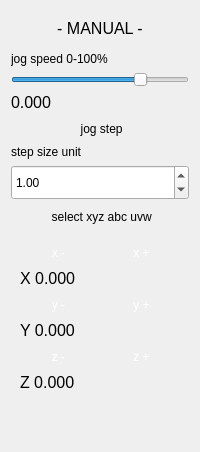
           <widget class="QWidget" name="page_manual">
            <layout class="QGridLayout" name="gridLayout_10">
             <item row="0" column="0">
              <layout class="QGridLayout" name="gridLayout_jog_settings">
               <item row="0" column="0" colspan="3">
                <widget class="QLabel" name="label_4">
                 <property name="minimumSize">
                  <size>
                   <width>0</width>
                   <height>35</height>
                  </size>
                 </property>
                 <property name="font">
                  <font>
                   <pointsize>12</pointsize>
                  </font>
                 </property>
                 <property name="text">
                  <string>- MANUAL -</string>
                 </property>
                 <property name="alignment">
                  <set>Qt::AlignCenter</set>
                 </property>
                </widget>
               </item>
               <item row="5" column="0" colspan="3">
                <widget class="QLabel" name="label">
                 <property name="text">
                  <string>step size unit</string>
                 </property>
                </widget>
               </item>
               <item row="3" column="0" colspan="3">
                <widget class="QLabel" name="label_jog_velocity">
                 <property name="font">
                  <font>
                   <pointsize>12</pointsize>
                  </font>
                 </property>
                 <property name="text">
                  <string>0.000</string>
                 </property>
                </widget>
               </item>
               <item row="4" column="0" colspan="3">
                <widget class="QToolButton" name="toolButton_jog_step">
                 <property name="sizePolicy">
                  <sizepolicy hsizetype="Preferred" vsizetype="Fixed">
                   <horstretch>0</horstretch>
                   <verstretch>0</verstretch>
                  </sizepolicy>
                 </property>
                 <property name="text">
                  <string> jog step</string>
                 </property>
                 <property name="icon">
                  <iconset resource="icons.qrc">
                   <normaloff>:/pictures/btn_25_25.png</normaloff>
                   <normalon>:/pictures/btn_25_25_in_green.png</normalon>:/pictures/btn_25_25.png</iconset>
                 </property>
                 <property name="iconSize">
                  <size>
                   <width>35</width>
                   <height>35</height>
                  </size>
                 </property>
                 <property name="checkable">
                  <bool>true</bool>
                 </property>
                 <property name="toolButtonStyle">
                  <enum>Qt::ToolButtonTextBesideIcon</enum>
                 </property>
                 <property name="autoRaise">
                  <bool>true</bool>
                 </property>
                </widget>
               </item>
               <item row="2" column="0" colspan="3">
                <widget class="QSlider" name="horizontalSlider_jog_velocity">
                 <property name="maximum">
                  <number>100</number>
                 </property>
                 <property name="value">
                  <number>75</number>
                 </property>
                 <property name="orientation">
                  <enum>Qt::Horizontal</enum>
                 </property>
                </widget>
               </item>
               <item row="6" column="0" colspan="3">
                <widget class="QDoubleSpinBox" name="doubleSpinBox_stepsize">
                 <property name="minimumSize">
                  <size>
                   <width>0</width>
                   <height>35</height>
                  </size>
                 </property>
                 <property name="maximum">
                  <double>10000.000000000000000</double>
                 </property>
                 <property name="singleStep">
                  <double>0.100000000000000</double>
                 </property>
                 <property name="value">
                  <double>1.000000000000000</double>
                 </property>
                </widget>
               </item>
               <item row="7" column="0" colspan="3">
                <widget class="QToolButton" name="toolButton_jog_select_xyz_abc_uvw">
                 <property name="sizePolicy">
                  <sizepolicy hsizetype="Preferred" vsizetype="Fixed">
                   <horstretch>0</horstretch>
                   <verstretch>0</verstretch>
                  </sizepolicy>
                 </property>
                 <property name="text">
                  <string> select xyz abc uvw</string>
                 </property>
                 <property name="icon">
                  <iconset resource="icons.qrc">
                   <normaloff>:/pictures/btn_25_25.png</normaloff>
                   <normalon>:/pictures/btn_25_25_in_green.png</normalon>:/pictures/btn_25_25.png</iconset>
                 </property>
                 <property name="iconSize">
                  <size>
                   <width>35</width>
                   <height>35</height>
                  </size>
                 </property>
                 <property name="checkable">
                  <bool>false</bool>
                 </property>
                 <property name="toolButtonStyle">
                  <enum>Qt::ToolButtonTextBesideIcon</enum>
                 </property>
                 <property name="autoRaise">
                  <bool>true</bool>
                 </property>
                </widget>
               </item>
               <item row="1" column="0" colspan="3">
                <widget class="QLabel" name="label_2">
                 <property name="text">
                  <string>jog speed 0-100%</string>
                 </property>
                </widget>
               </item>
              </layout>
             </item>
             <item row="1" column="0">
              <widget class="QStackedWidget" name="stackedWidget_3">
               <property name="currentIndex">
                <number>0</number>
               </property>
               <widget class="QWidget" name="page_jog_xyz">
                <layout class="QGridLayout" name="gridLayout_13">
                 <item row="0" column="0">
                  <layout class="QGridLayout" name="gridLayout_jog_buttons">
                   <item row="4" column="0">
                    <widget class="QToolButton" name="toolButton_jog_z_min">
                     <property name="sizePolicy">
                      <sizepolicy hsizetype="Preferred" vsizetype="Fixed">
                       <horstretch>0</horstretch>
                       <verstretch>0</verstretch>
                      </sizepolicy>
                     </property>
                     <property name="autoFillBackground">
                      <bool>false</bool>
                     </property>
                     <property name="styleSheet">
                      <string notr="true">color: rgb(255, 255, 255);</string>
                     </property>
                     <property name="text">
                      <string>z -</string>
                     </property>
                     <property name="icon">
                      <iconset resource="icons.qrc">
                       <normaloff>:/pictures/btn_25_25.png</normaloff>
                       <normalon>:/pictures/btn_25_25_in_green.png</normalon>:/pictures/btn_25_25.png</iconset>
                     </property>
                     <property name="iconSize">
                      <size>
                       <width>35</width>
                       <height>35</height>
                      </size>
                     </property>
                     <property name="checkable">
                      <bool>false</bool>
                     </property>
                     <property name="toolButtonStyle">
                      <enum>Qt::ToolButtonTextUnderIcon</enum>
                     </property>
                     <property name="autoRaise">
                      <bool>true</bool>
                     </property>
                    </widget>
                   </item>
                   <item row="0" column="0">
                    <widget class="QToolButton" name="toolButton_jog_x_min">
                     <property name="sizePolicy">
                      <sizepolicy hsizetype="Preferred" vsizetype="Fixed">
                       <horstretch>0</horstretch>
                       <verstretch>0</verstretch>
                      </sizepolicy>
                     </property>
                     <property name="autoFillBackground">
                      <bool>false</bool>
                     </property>
                     <property name="styleSheet">
                      <string notr="true">color: rgb(255, 255, 255);</string>
                     </property>
                     <property name="text">
                      <string>x -</string>
                     </property>
                     <property name="icon">
                      <iconset resource="icons.qrc">
                       <normaloff>:/pictures/btn_25_25.png</normaloff>
                       <normalon>:/pictures/btn_25_25_in_green.png</normalon>:/pictures/btn_25_25.png</iconset>
                     </property>
                     <property name="iconSize">
                      <size>
                       <width>35</width>
                       <height>35</height>
                      </size>
                     </property>
                     <property name="checkable">
                      <bool>false</bool>
                     </property>
                     <property name="toolButtonStyle">
                      <enum>Qt::ToolButtonTextUnderIcon</enum>
                     </property>
                     <property name="autoRaise">
                      <bool>true</bool>
                     </property>
                    </widget>
                   </item>
                   <item row="4" column="1">
                    <widget class="QToolButton" name="toolButton_jog_z_plus">
                     <property name="sizePolicy">
                      <sizepolicy hsizetype="Preferred" vsizetype="Fixed">
                       <horstretch>0</horstretch>
                       <verstretch>0</verstretch>
                      </sizepolicy>
                     </property>
                     <property name="autoFillBackground">
                      <bool>false</bool>
                     </property>
                     <property name="styleSheet">
                      <string notr="true">color: rgb(255, 255, 255);</string>
                     </property>
                     <property name="text">
                      <string>z +</string>
                     </property>
                     <property name="icon">
                      <iconset resource="icons.qrc">
                       <normaloff>:/pictures/btn_25_25.png</normaloff>
                       <normalon>:/pictures/btn_25_25_in_green.png</normalon>:/pictures/btn_25_25.png</iconset>
                     </property>
                     <property name="iconSize">
                      <size>
                       <width>35</width>
                       <height>35</height>
                      </size>
                     </property>
                     <property name="checkable">
                      <bool>false</bool>
                     </property>
                     <property name="toolButtonStyle">
                      <enum>Qt::ToolButtonTextUnderIcon</enum>
                     </property>
                     <property name="autoRaise">
                      <bool>true</bool>
                     </property>
                    </widget>
                   </item>
                   <item row="1" column="0" colspan="2">
                    <widget class="QLabel" name="label_jog_dro_x">
                     <property name="sizePolicy">
                      <sizepolicy hsizetype="Expanding" vsizetype="Preferred">
                       <horstretch>0</horstretch>
                       <verstretch>0</verstretch>
                      </sizepolicy>
                     </property>
                     <property name="font">
                      <font>
                       <pointsize>12</pointsize>
                      </font>
                     </property>
                     <property name="text">
                      <string>X 0.000</string>
                     </property>
                    </widget>
                   </item>
                   <item row="2" column="1">
                    <widget class="QToolButton" name="toolButton_jog_y_plus">
                     <property name="sizePolicy">
                      <sizepolicy hsizetype="Preferred" vsizetype="Fixed">
                       <horstretch>0</horstretch>
                       <verstretch>0</verstretch>
                      </sizepolicy>
                     </property>
                     <property name="autoFillBackground">
                      <bool>false</bool>
                     </property>
                     <property name="styleSheet">
                      <string notr="true">color: rgb(255, 255, 255);</string>
                     </property>
                     <property name="text">
                      <string>y +</string>
                     </property>
                     <property name="icon">
                      <iconset resource="icons.qrc">
                       <normaloff>:/pictures/btn_25_25.png</normaloff>
                       <normalon>:/pictures/btn_25_25_in_green.png</normalon>:/pictures/btn_25_25.png</iconset>
                     </property>
                     <property name="iconSize">
                      <size>
                       <width>35</width>
                       <height>35</height>
                      </size>
                     </property>
                     <property name="checkable">
                      <bool>false</bool>
                     </property>
                     <property name="toolButtonStyle">
                      <enum>Qt::ToolButtonTextUnderIcon</enum>
                     </property>
                     <property name="autoRaise">
                      <bool>true</bool>
                     </property>
                    </widget>
                   </item>
                   <item row="0" column="1">
                    <widget class="QToolButton" name="toolButton_jog_x_plus">
                     <property name="sizePolicy">
                      <sizepolicy hsizetype="Preferred" vsizetype="Fixed">
                       <horstretch>0</horstretch>
                       <verstretch>0</verstretch>
                      </sizepolicy>
                     </property>
                     <property name="autoFillBackground">
                      <bool>false</bool>
                     </property>
                     <property name="styleSheet">
                      <string notr="true">color: rgb(255, 255, 255);</string>
                     </property>
                     <property name="text">
                      <string>x +</string>
                     </property>
                     <property name="icon">
                      <iconset resource="icons.qrc">
                       <normaloff>:/pictures/btn_25_25.png</normaloff>
                       <normalon>:/pictures/btn_25_25_in_green.png</normalon>:/pictures/btn_25_25.png</iconset>
                     </property>
                     <property name="iconSize">
                      <size>
                       <width>35</width>
                       <height>35</height>
                      </size>
                     </property>
                     <property name="checkable">
                      <bool>false</bool>
                     </property>
                     <property name="toolButtonStyle">
                      <enum>Qt::ToolButtonTextUnderIcon</enum>
                     </property>
                     <property name="autoRaise">
                      <bool>true</bool>
                     </property>
                    </widget>
                   </item>
                   <item row="2" column="0">
                    <widget class="QToolButton" name="toolButton_jog_y_min">
                     <property name="sizePolicy">
                      <sizepolicy hsizetype="Preferred" vsizetype="Fixed">
                       <horstretch>0</horstretch>
                       <verstretch>0</verstretch>
                      </sizepolicy>
                     </property>
                     <property name="autoFillBackground">
                      <bool>false</bool>
                     </property>
                     <property name="styleSheet">
                      <string notr="true">color: rgb(255, 255, 255);</string>
                     </property>
                     <property name="text">
                      <string>y -</string>
                     </property>
                     <property name="icon">
                      <iconset resource="icons.qrc">
                       <normaloff>:/pictures/btn_25_25.png</normaloff>
                       <normalon>:/pictures/btn_25_25_in_green.png</normalon>:/pictures/btn_25_25.png</iconset>
                     </property>
                     <property name="iconSize">
                      <size>
                       <width>35</width>
                       <height>35</height>
                      </size>
                     </property>
                     <property name="checkable">
                      <bool>false</bool>
                     </property>
                     <property name="toolButtonStyle">
                      <enum>Qt::ToolButtonTextUnderIcon</enum>
                     </property>
                     <property name="autoRaise">
                      <bool>true</bool>
                     </property>
                    </widget>
                   </item>
                   <item row="3" column="0" colspan="2">
                    <widget class="QLabel" name="label_jog_dro_y">
                     <property name="font">
                      <font>
                       <pointsize>12</pointsize>
                      </font>
                     </property>
                     <property name="text">
                      <string>Y 0.000</string>
                     </property>
                    </widget>
                   </item>
                   <item row="5" column="0" colspan="2">
                    <widget class="QLabel" name="label_jog_dro_z">
                     <property name="font">
                      <font>
                       <pointsize>12</pointsize>
                      </font>
                     </property>
                     <property name="text">
                      <string>Z 0.000</string>
                     </property>
                    </widget>
                   </item>
                   <item row="6" column="0">
                    <spacer name="verticalSpacer">
                     <property name="orientation">
                      <enum>Qt::Vertical</enum>
                     </property>
                     <property name="sizeHint" stdset="0">
                      <size>
                       <width>20</width>
                       <height>40</height>
                      </size>
                     </property>
                    </spacer>
                   </item>
                  </layout>
                 </item>
                </layout>
               </widget>
               <widget class="QWidget" name="page_6"/>
              </widget>
             </item>
            </layout>
           </widget>
